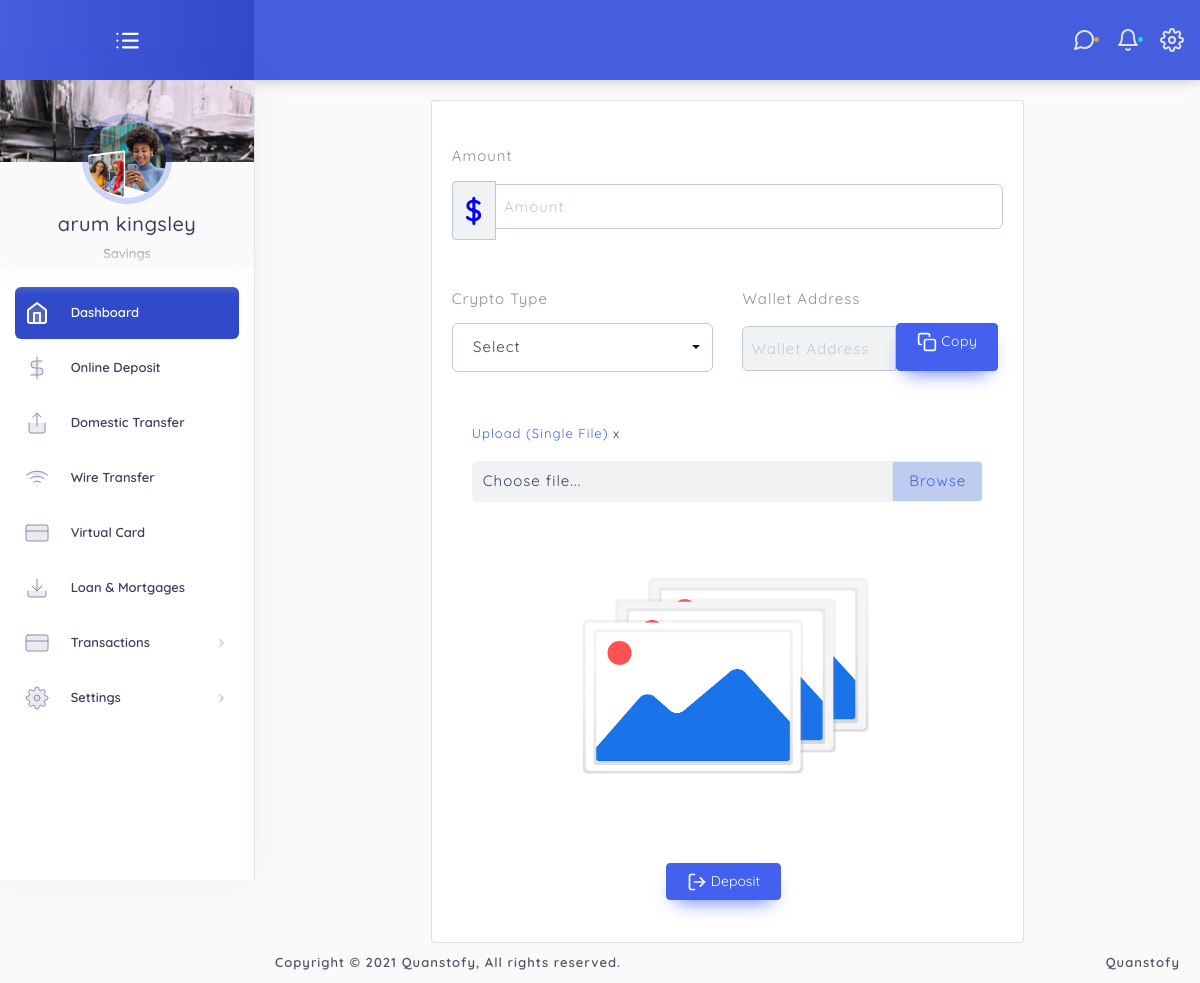
/app/deposit/ (signed in), run on the app's committed database.
### tables this page shows
CREATE TABLE `users` (
  `id` int(11) NOT NULL,
  `username` varchar(255) NOT NULL,
  `email` varchar(255) NOT NULL,
  `password` varchar(255) NOT NULL,
  `pin` varchar(255) NOT NULL,
  `firstname` varchar(255) NOT NULL,
  `lastname` varchar(255) NOT NULL,
  `date_created` varchar(255) NOT NULL,
  `occupation` varchar(255) NOT NULL,
  `country` varchar(255) NOT NULL,
  `address` varchar(255) NOT NULL,
  `gender` varchar(255) NOT NULL,
  `balance` varchar(255) NOT NULL,
  `phone` varchar(255) NOT NULL,
  `ssn` varchar(255) NOT NULL,
  `profile` varchar(255) NOT NULL,
  `currency` varchar(255) NOT NULL,
  `account_number` varchar(255) NOT NULL,
  `status` enum('suspended','active') NOT NULL,
  `birth` varchar(255) NOT NULL,
  `account_type` varchar(255) NOT NULL,
  `account_limit` int(11) DEFAULT 5000,
  `tax_code` varchar(255) NOT NULL,
  `cot_code` varchar(255) NOT NULL,
  `imf_code` varchar(255) NOT NULL,
  `billing_status` varchar(255) DEFAULT 'deactivate',
  `loan_balance` int(11) NOT NULL,
  `kyc` varchar(255) NOT NULL DEFAULT 'unverified',
  `2_step_verification` tinyint(1) NOT NULL DEFAULT 0
);

### server/connection.php (called while the page is built, shortened)
<?php
$isLocalhost = ($_SERVER['HTTP_HOST'] === 'localhost');
if ($isLocalhost) {
    $domain = "http://localhost/online-banking/";
}
$sitename = "Quanstofy";
?>

### server/authorization/user/index.php (called while the page is built, shortened)
<?php
$url = $domain . 'auth/index.php';
if (isset($_SESSION['user_id']) && $_SESSION['user_id'] != "") {
    $id = $_SESSION['user_id'];
    $select = mysqli_query($connection, "SELECT * FROM `users` WHERE `id`=$id");
    if (mysqli_num_rows($select)) {
        while ($row = mysqli_fetch_assoc($select)) {
            $fullname = $row['firstname'] . ' ' . $row['lastname'];
            $img = $row['profile'];
            $account_type = $row['account_type'];
            $profile_pic = $domain . "upload/profiles/$img";
            $currency_type = $row['currency'];
        }
    } else {
        echo "<script>window.open('$url', '_self');</script>";
    }
} else {
    echo "<script>window.open('$url', '_self');</script>";
}
?>

### app/deposit/index.php (the view, shortened to what this page needs)
<?php
    include('../../server/connection.php');
    include('../../server/authorization/user/index.php');
?>
<html lang="en">
<head>
  <link href="../source/assets/css/loader.css" rel="stylesheet" type="text/css" />
  <link href="../source/bootstrap/css/bootstrap.min.css" rel="stylesheet" type="text/css" />
  <link href="../source/assets/css/plugins.css" rel="stylesheet" type="text/css" />
  <link rel="stylesheet" type="text/css" href="../source/assets/css/forms/custom-clipboard.css" />
  <link rel="stylesheet" href="../source/plugins/font-icons/fontawesome/css/regular.css" />
  <link rel="stylesheet" href="../source/plugins/font-icons/fontawesome/css/fontawesome.css" />
  <link href="../source/plugins/apex/apexcharts.css" rel="stylesheet" type="text/css" />
  <link href="../source/assets/css/dashboard/dash_1.css" rel="stylesheet" type="text/css" />
  <link href="../source/assets/css/components/cards/card.css" rel="stylesheet" type="text/css" />
  <link rel="stylesheet" type="text/css" href="../source/plugins/bootstrap-select/bootstrap-select.min.css" />
  <link rel="stylesheet" type="text/css" href="../source/plugins/dropify/dropify.min.css" />
  <link href="../source/assets/css/users/account-setting.css" rel="stylesheet" type="text/css" />
  <link href="../source/assets/css/components/custom-modal.css" rel="stylesheet" type="text/css" />
  <link rel="stylesheet" href="../source/assets/css/card/card.css" />
  <link rel="stylesheet" href="../source/assets/css/card/displayCard.css" />
  <link rel="stylesheet" type="text/css" href="../source/assets/css/elements/alert.css" />
  <link href="../source/plugins/notification/snackbar/snackbar.min.css" rel="stylesheet" type="text/css" />
  <link href="../source/plugins/file-upload/file-upload-with-preview.min.css" rel="stylesheet" type="text/css" />
  <link href="../source/assets/css/components/custom-sweetalert.css" rel="stylesheet" type="text/css" />
      <link href="https://cdn.jsdelivr.net/npm/sweetalert2@11/dist/sweetalert2.min.css" rel="stylesheet">
</head>
<body class="">
  <?php  include('../includes/nav.php')  ?>
  <div class="main-container" id="container">
    <?php  include('../includes/sidebar.php')  ?>
    <div id="content" class="main-content">
      <div class="layout-px-spacing">
        <div class="row layout-top-spacing">
          <div class="col-md-8 offset-md-2">
            <div class="card component-card">
              <div class="card-body">
                <div class="user-profile">
                  <div class="row">
                    <div class="col-md-12">
                      <form method="POST" enctype="multipart/form-data" id="depositForm">
                        <div class="form-group mb-4 mt-4">
                          <label for="">Amount</label>
                          <div class="input-group">
                            <div class="input-group-prepend">
                              <span class="input-group-text" id="basic-addon1" style="font-size: 30px; font-weight: 600;color: blue;">
                               <?php echo  $currency_type  ?>
                              </span>
                            </div>
                            <input type="number" class="form-control" name="amount" placeholder="Amount"
                              aria-label="notification" aria-describedby="basic-addon1" />
                          </div>
                        </div>
                        <div class="row">
                          <div class="col-md-6">
                            <div class="form-group mb-4 mt-4">
                              <label for="">Crypto Type</label>
                              <div class="input-group">
                                <div class="btn-group bootstrap-select input-group-btn" style="width: 100%">
                                  <select name="crypto_name" class="selectpicker" onchange="crypto_type(this.value)"
                                    data-width="100%" tabindex="-98">
                                    <option>Select</option>
                                  </select>
                                </div>
                              </div>
                            </div>
                          </div>
                          <div class="col-md-6">
                            <div class="form-group mb-4 mt-4">
                              <label for="">Wallet Address</label>
                              <div class="input-group">
                                <input type="text" class="form-control" name="wallet_address" id="wallet_address"
                                  placeholder="Wallet Address" aria-label="notification" aria-describedby="basic-addon1"
                                  readonly="" />
                                <a class="btn btn-primary sm-2" href="javascript:;" data-clipboard-action="copy"
                                  data-clipboard-target="#wallet_address">
                                  Copy</a>
                              </div>
                            </div>
                          </div>
                        </div>
                        <div class="row">
                          <div class="col-md-12">
                            <div class="widget-content widget-content-area">
                              <div class="custom-file-container" data-upload-id="myFirstImage">
                                <label>Upload (Single File)
                                  <a href="javascript:void(0)" class="custom-file-container__image-clear"
                                    title="Clear Image">x</a></label>
                                <label class="custom-file-container__custom-file">
                                  <span class="custom-file-container__custom-file__custom-file-control">Choose
                                    </span>
                                </label>
                                <div class="custom-file-container__image-preview" style="
                                    "></div>
                              </div>
                            </div>
                          </div>
                        </div>
                        <div class="row">
                          <div class="col-md-12 text-center">
                            <button class="btn btn-primary mb-2 mr-2" name="deposit">
                              Deposit
                            </button>
                          </div>
                        </div>
                      </form>
                    </div>
                  </div>
                </div>
              </div>
            </div>
          </div>
        </div>
      </div>
      <div class="footer-wrapper">
        <div class="footer-section f-section-1">
          <p class="">
            Copyright © 2021 <?php echo  $sitename ?>, All rights reserved.
          </p>
        </div>
        <div class="footer-section f-section-2">
          <p class=""><?php echo  $sitename ?></p>
        </div>
      </div>
    </div>
  </div>
</body>
</html>

### app/includes/sidebar.php (shortened to what this page needs)
<div class="sidebar-wrapper sidebar-theme">
    <nav id="sidebar">
        <div class="profile-info">
            <div class="user-info" aria-expanded="true">
                <img src="<?php   echo $profile_pic ?>" alt="avatar">
                <h5><?php   echo $fullname ?></h5>
                <p><?php   echo $account_type ?></p>
            </div>
        </div>
        <div class="shadow-bottom"></div>
        <ul class="list-unstyled menu-categories" id="accordionExample">
            <li class="menu active">
                <a href="<?php  echo $domain . "app/dashboard/"   ?>" aria-expanded="false" class="dropdown-toggle">
                    <div class="">
                        <span>Dashboard</span>
                    </div>
                </a>
            </li>
            <li class="menu ">
                <a href="<?php  echo $domain . "app/deposit/"   ?>" aria-expanded="false" class="dropdown-toggle">
                    <div class="">
                        <span>Online Deposit</span>
                    </div>
                </a>
            </li>
            <li class="menu  ">
                <a href="<?php  echo $domain . "app/dom_transfer/"   ?>" aria-expanded="false" class="dropdown-toggle">
                    <div class="">
                        <span>Domestic Transfer</span>
                    </div>
                </a>
            </li>
            <li class="menu ">
                <a href="<?php  echo $domain . "app/int_transfer/"   ?>" aria-expanded="false" class="dropdown-toggle">
                    <div class="">
                        <span>Wire Transfer</span>
                    </div>
                </a>
            </li>
            <li class="menu ">
                <a href="<?php  echo $domain . "app/card/"   ?>" aria-expanded="false" class="dropdown-toggle">
                    <div class="">
                        <span>Virtual Card</span>
                    </div>
                </a>
            </li>
            <li class="menu ">
                <a href="<?php echo $domain . 'app/loan/'; ?>" aria-expanded="false" class="dropdown-toggle">
                    <div class="">
                        <span>Loan & Mortgages</span>
                    </div>
                </a>
            </li>
                <li class="menu">
                    <a href="#starter-kit-unique" data-toggle="collapse" aria-expanded="false" class="dropdown-toggle"
                    data-target="#starter-kit-unique" aria-controls="starter-kit-unique">
                        <div class="">
                            <span>Transactions</span>
                        </div>
                        <div>
                            <svg xmlns="http://www.w3.org/2000/svg" width="24" height="24" viewBox="0 0 24 24"
                                fill="none" stroke="currentColor" stroke-width="2" stroke-linecap="round"
                                stroke-linejoin="round" class="feather feather-chevron-right">
                                <polyline points="9 18 15 12 9 6"></polyline>
                            </svg>
                        </div>
                    </a>
                </li>
            <li class="menu">
                <a href="#starter-kit" data-toggle="collapse" aria-expanded="false" class="dropdown-toggle">
                    <div class="">
                        <span>Settings</span>
                    </div>
                    <div>
                        <svg xmlns="http://www.w3.org/2000/svg" width="24" height="24" viewBox="0 0 24 24"
                            fill="none" stroke="currentColor" stroke-width="2" stroke-linecap="round"
                            stroke-linejoin="round" class="feather feather-chevron-right">
                            <polyline points="9 18 15 12 9 6"></polyline>
                        </svg>
                    </div>
                </a>
            </li>
        </ul>
    </nav>
</div>

### app/source/assets/css/users/account-setting.css (style rules this page uses)
.form-control { padding: 8px 8px; }

### app/source/assets/css/card/card.css (style rules this page uses)
label { padding-bottom: 5px; font-size: 13px; }
input { margin-top: 3px; padding: 15px; font-size: 16px; width: 100%; border-radius: 3px; border: 1px solid #dcdcdc; }

### app/source/assets/css/card/displayCard.css (style rules this page uses)
.list-unstyled { margin: 0; padding: 0; list-style: none; }

### app/source/assets/css/components/custom-sweetalert.css (style rules this page uses)
.btn { margin-right: 5px; }

### app/source/assets/css/main.css (style rules this page uses)
html { min-height: 100% }
body { color: #888ea8; height: 100%; font-size: 0.875rem; background: #f1f2f3; overflow-x: hidden; overflow-y: auto; letter-spacing: 0.0312rem; font-family: 'Quicksand', sans-serif; }
h1, h2, h3, h4, h5, h6 { color: #3b3f5c; }
p { margin-top: 0; margin-bottom: 0.625rem; color: #515365 }
a { color: #515365; outline: none; }
.form-group label, label { font-size: 15px; color: #888ea8; letter-spacing: 1px; }
.form-control { height: auto; border: 1px solid #bfc9d4; color: #3b3f5c; font-size: 15px; padding: 8px 10px; letter-spacing: 1px; height: calc(1.4em + 1.4rem + 2px); padding: .75rem 1.25rem; border-radius: 6px; }
.input-group .input-group-prepend .input-group-text { border: 1px solid #bfc9d4; background-color: #f1f2f3; }
.dropdown-toggle:after { display: none; }
.dropdown-toggle svg.feather[class*="feather-chevron-"] { width: 15px; height: 15px; vertical-align: middle; }
.btn { padding: 0.4375rem 1.25rem; text-shadow: none; font-size: 14px; color: #3b3f5c; font-weight: normal; white-space: normal; word-wrap: break-word; transition: .2s ease-out; touch-action: manipulation; cursor: pointer; background-color: #f1f2f3; box-shadow: 0px 5px 20px 0 rgba(0, 0, 0, 0.1); will-change: opacity, transform; transition: all 0.3s ease-out; -webkit-transition: all 0.3s ease-out; }
.btn svg { width: 20px; height: 20px; vertical-align: bottom; }
.btn-primary { color: #fff !important; background-color: #4361ee !important; border-color: #4361ee; box-shadow: 0 10px 20px -10px #4361ee; }
input[disabled], select[disabled], textarea[disabled], input[readonly], select[readonly], textarea[readonly] { cursor: not-allowed; background-color: #f1f2f3 !important; color: #bfc9d4 }

### data on the page
users: profile (picture), fullname "arum kingsley", account_type "Savings", currency "$"

### other printed values
$sitename "Quanstofy"
